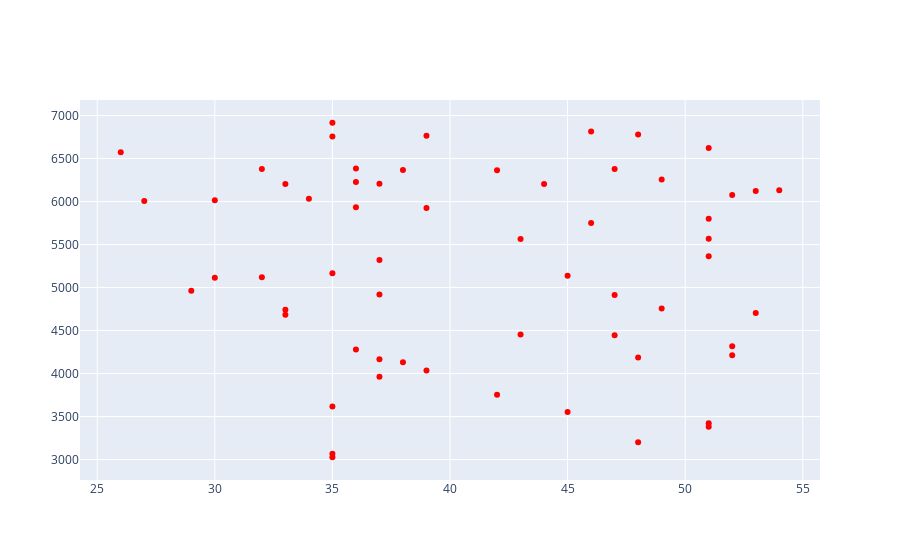

Here is the notebook cell this chart was saved with:
### Code cell
## Next we will create a scatter plot by using the add_trace function and use the go.scatter() function within it 

## in go.scatter we define the x-axis data, y-axis data and define the mode as markers with color of the marker as blue 

fig.add_trace(go.Scatter(x=age_array, y=income_array, mode='markers', marker=dict(color='red')))

### Figure 1 — Plotly figure (JSON) as saved in the notebook; plotly's stock layout.template omitted (floating-point values rounded to 4 significant figures; data arrays with more than 128 entries replaced by an {"elided": "..."} marker saying what was removed)
{"data": [{"marker": {"color": "red"}, "mode": "markers", "type": "scatter", "x": [30, 47, 33, 33, 36, 35, 29, 35, 35, 53, 27, 44, 37, 35, 46, 48, 36, 53, 52, 34, 37, 35, 37, 30, 39, 52, 36, 37, 45, 38, 37, 49, 54, 39, 38, 36, 39, 32, 32, 47, 47, 33, 51, 51, 51, 43, 46, 43, 42, 45, 49, 26, 51, 51, 42, 52, 48, 35, 48, 51], "y": {"elided": "9000 int values"}}], "layout": {}}
